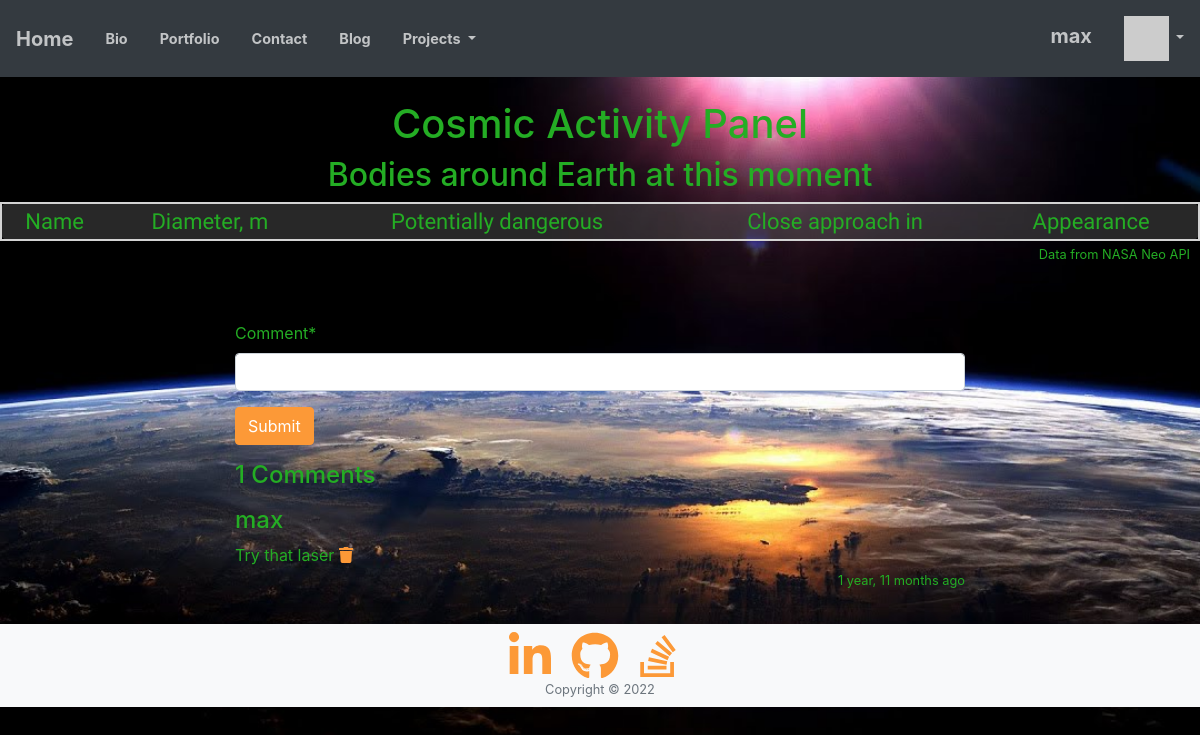
Page /projects/cosmic (signed in) on the committed database.
### projects/models/cosmic.py (models this page shows)
class CosmicComment(Comment):
    pass

### projects/views.py (the view)
# urls.py: path('cosmic', views.CosmicPanelView.as_view(), name='cosmic'),
class CosmicPanelView(CommonView):
    model = CosmicComment
    template_name = 'cosmic/cosmic.html'
    project_name = 'cosmic'

### projects/forms.py
class CommentForm(forms.Form):
    comment = forms.CharField(required=True, max_length=500, min_length=3, strip=True)

### home/context_processors.py (called while the page is built)
def settings(request):
    return {
        'settings': django_settings,
    }

### home/templatetags/app_tags.py (called while the page is built)
@register.filter(name='gravatar')
def gravatar(user, size=35):
    email = str(user.email.strip().lower()).encode('utf-8')
    email_hash = md5(email).hexdigest()
    url = "//www.gravatar.com/avatar/{0}?s={1}&d=identicon&r=PG"
    return url.format(email_hash, size)

### projects/views.py (called while the page is built)
    def _get_context(self):
        comments = self.model.objects.all().order_by('-updated_at')
        comment_form = CommentForm()
        context = {
            'comments': comments,
            'comment_count': len(comments),
            'comment_form': comment_form,
            'comment_create_link': f'projects:{self.project_name}_comment_create',
            'comment_delete_link': f'projects:{self.project_name}_comment_delete',
            'login_redirect_link': f'projects:{self.project_name}',
        }
        return context

    def get(self, response):
        return render(response, self.template_name, self._get_context())

### projects/templates/cosmic/cosmic.html (shortened to what this page needs)
{% extends "project.html" %}
{% load humanize %}
{% load static %}
{% block head %}
<link rel="stylesheet" href="{% static 'css/panel.css' %}">
{% endblock %}
{% block content %}
<div class="main">
    <h1>Cosmic Activity Panel</h1>
    <h2>Bodies around Earth at this moment</h2>
    <table id="content">
        <tr>
            <th>Name</th>
            <th>Diameter, m</th>
            <th>Potentially dangerous</th>
            <th>Close approach in</th>
            <th>Appearance</th>
            <th></th>
        </tr>
    </table>
</div>
<p id="bottom-text"><small>Data from NASA Neo API</small></p>
{% endblock %}

### home/templates/project.html (shortened to what this page needs)
{% extends "base_footer.html" %}
{% load humanize %}
{% block comment_block %}
<div class="container">
    <div class="row">
        <div class="col"></div>
            <div class="col-md-12 col-lg-8">
                <div class="comments">
                    {% if user.is_authenticated %}
                        <br clear="all"/>
                        <p>
                            {% load crispy_forms_tags %}
                            <form method="post" action="{% url comment_create_link %}">
                                {{ comment_form|crispy }}
                                <input class="btn btn-primary" type="submit" value="Submit">
                            </form>
                        </p>
                    {% else %}
                        <h4 class="text-right"><a class="badge badge-primary" href="../accounts/login?next={% url login_redirect_link %}">Login</a> to comment</h4>
                    {% endif %}
                    <div class="page-header">
                        <h4>{{ comment_count }} Comments</h4>
                    </div>
                    {% for comment in comments %}
                        <p>
                            <h4 class="media-heading user_name">{{ comment.owner }}</h4>
                            <div class ="text">
                                {{ comment.text }}
                                {% if user == comment.owner %}
                                <a href="{% url comment_delete_link comment.id %}"><i class="fa fa-trash"></i></a>
                                {% endif %}
                            </div>
                            <p class="text-right"><small>{{ comment.updated_at|naturaltime }}</small></p>
                        </p>
                        <hr/>
                    {% endfor %}
                    </div>
                </div>
        <div class="col"></div>
    </div>
</div>
{% endblock %}

### home/templates/base_menu.html (shortened to what this page needs)
{% extends "base_bootstrap.html" %}
{% block navbar %}
{% load app_tags %}
<nav class="navbar navbar-expand-lg navbar-dark bg-dark fixed-top py-3" id="mainNav">
    <a class="navbar-brand" href="/">Home</a>
  <div class="collapse navbar-collapse" id="navbarSupportedContent">
    <ul class="navbar-nav mr-auto">
        <li class="nav-item"><a class="nav-link js-scroll-trigger" href="/#about">Bio</a></li>
        <li class="nav-item"><a class="nav-link js-scroll-trigger" href="/#portfolio">Portfolio</a></li>
        <li class="nav-item"><a class="nav-link js-scroll-trigger" href="/#contact">Contact</a></li>
        <li class="nav-item"><a class="nav-link js-scroll-trigger" href="/blog">Blog</a></li>
        <li class="nav-item dropdown">
            <a class="nav-link dropdown-toggle" href="#" id="navbarDropdown" role="button" data-toggle="dropdown" aria-haspopup="true" aria-expanded="false">
              Projects
            </a>
        </li>
    </ul>
    <ul class="navbar-nav">
        {% if user.is_authenticated %}
        <li class="nav-item">
            <a class="navbar-brand">{{ user }}</a>
        </li>
        <li class="nav-item dropdown">
            <a class="nav-link dropdown-toggle" href="#" role="button" data-toggle="dropdown" aria-haspopup="true" aria-expanded="false">
                <img style="width: 45px;" src="{{ user|gravatar }}"/>
            </a>
      </li>
        {% endif %}
    </ul>
  </div>
</nav>
{% endblock %}

### staticfiles/css/panel.css (style rules this page uses)
table { border: solid 2px lightgrey; width: 100%; margin: auto; text-align: center; font-family: 'Orbitron', sans-serif; color: rgb(36, 173, 36); background-color: rgba(100, 100, 100, 0.4); font-weight: 500; border-radius: 10px; }
table th { font-size: 22px; font-weight: 450; }
.main { text-align: center; }
#bottom-text { text-align: right; margin-right: 10px; }
body { background: linear-gradient(to bottom, rgba(92, 77, 66, 0) 0%, rgba(92, 77, 66, 00) 100%), url("../assets/img/background.jpg"); background-color: #000; background-position: 0 70px; background-repeat: no-repeat; background-attachment: scroll; background-size: cover; color: rgb(36, 173, 36); }

### home/templates/base_bootstrap.html (style rules this page uses)
.main { position: relative; top:100px; margin-bottom: 100px; }

### rows in the picture
CosmicComment: owner "max", text "Try that laser", updated_at "1 year, 11 months ago"

### other values in the picture
{{ user }} "max"
{{ comment_count }} "1"
